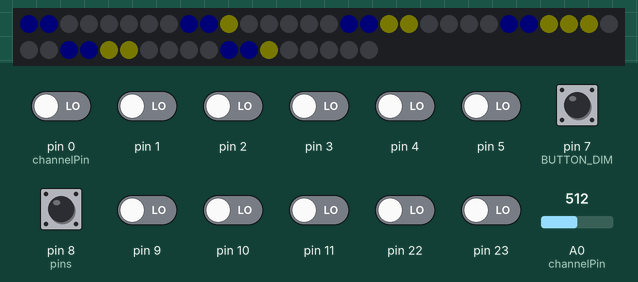
A sketch run on a simulated Arduino Uno, built with avr-gcc and run on an emulated ATmega328P. Shown: 48 RGB LEDs in strip order, left to right, continuing on the next row. The inputs (shaded band) are chosen by the test bench; at power-on: pin 7 (BUTTON_DIM), pin 8 (pins) HIGH, pin 0 (channelPin), pin 1–5, pin 9–11, pin 22, pin 23 LOW, A0 (channelPin) = 512. Dim RGB values are drawn brighter than linear.

Above: at 1.2 s.
1.3 s: A0 (channelPin) set to 628
4.3 s: A0 (channelPin) set to 654
5.8 s: pin 8 (pins) pulled LOW for 0.15 s
At 6.7 s:
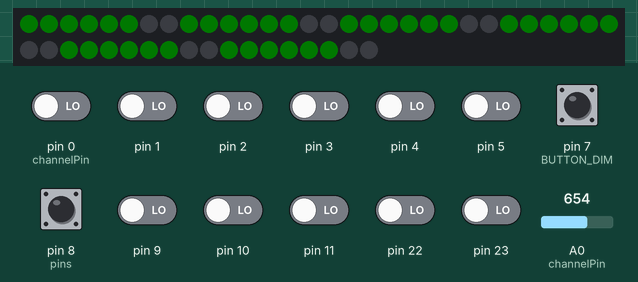
8.9 s: A0 (channelPin) set to 754
11.9 s: A0 (channelPin) set to 783
13.4 s: A0 (channelPin) set to 511
At 14.3 s:
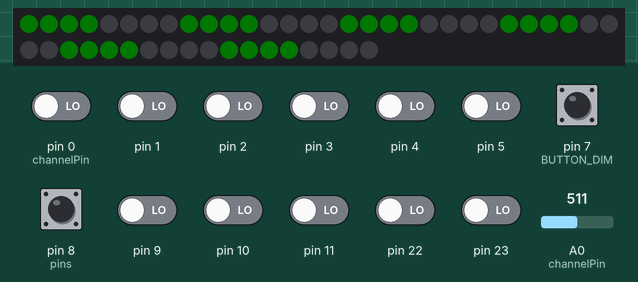
Timing chart, 0 to 16.4 s (numbered marks = the images above; inputs shaded):
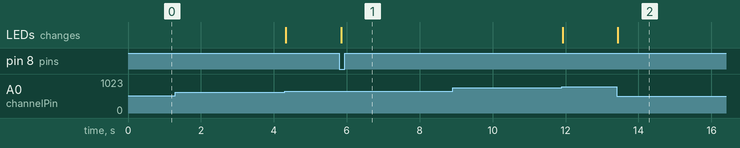

Measured:
- after the input at 1.3 s, every drawn part: stays the same
- after the input at 5.8 s, the LEDs: change at once (image 1)
- after the input at 8.9 s, every drawn part: stays the same
- after the input at 13.4 s, the LEDs: change at once (image 2)

The sketch:

equalizer8.ino
```cpp
#include <util/atomic.h>
#include <Adafruit_NeoPixel.h>
#ifdef __AVR__
#include <avr/power.h>
#endif

Adafruit_NeoPixel pixels = Adafruit_NeoPixel(48, 6, NEO_GRB + NEO_KHZ800);

#define BUTTON_MODE PB0
#define BUTTON_DIM PD7
#define countArr(number) sizeof(number)/sizeof(number[0])

//MSGEQ7 pins
#define channelPin 0
#define strobePin PB4
#define resetPin PB5

uint8_t pressed[] = {0, 0};
uint8_t released[] = {1, 1};
uint32_t millis_pressed[] = {0, 0};
volatile boolean isTurnedON = 1;

uint16_t spectrumLeftValue[7];
uint16_t spectrumRightValue[7];
uint8_t filter = 120;
uint16_t spectrumValue[7];
uint16_t amplitudeBitsLast[7];
uint16_t maxFreq;
uint8_t modeType = 1;
uint16_t speedFall = 80;

uint32_t last_millis[7];
uint32_t last_millis_1 = 0;
uint8_t brightness = 0;

uint32_t colors[8];
boolean setColors = 1;

void setup() {

  //Serial.begin(9600);
  DDRB &= ~(1 << BUTTON_MODE); //BUTTON_MODE INPUT
  PORTB |= (1 << BUTTON_MODE); //BUTTON_MODE INPUT_PULLUP

  DDRD &= ~(1 << BUTTON_DIM); //BUTTON_DIM INPUT
  PORTD |= (1 << BUTTON_DIM); //BUTTON_DIM INPUT_PULLUP

  TCCR1A |= (1 << WGM10) | (1 << WGM11);
  TCCR1B = (1 << CS11) | (1 << CS10) | (1 << WGM12) | (1 << WGM13); // Normal port operation, 64 prescaller, Fast PWM OCRA
  OCR1A = 1250; //200Hz
  TIMSK1 = (1 << TOIE1);

  DDRB |= (1 << strobePin) | (1 << resetPin);

  last_millis_1 = millis();

  MSGEQ7_reset();

  pixels.begin();
  pixels.setBrightness(brightness * 50 + 2);

  uint32_t colors[] = {
    pixels.Color(255, 0, 0),
    pixels.Color(255, 0, 0),
    pixels.Color(255, 0, 0),
    pixels.Color(255, 0, 0),
    pixels.Color(255, 0, 0),
    pixels.Color(255, 0, 0),
    pixels.Color(255, 0, 0),
    pixels.Color(255, 0, 0)
  };
}

void loop() {
  checkSwitchOFF(); //if not released button 1 for more than 3 sec lights turn off

  if (buttonDim()) {
    pressed[0] = 0;
    ++brightness;
    brightness %= 5;
    pixels.setBrightness(brightness * 50 + 2);
  }

  if (buttonMode()) {
    setColors = 1;
    ++modeType %= 2;
    pressed[1] = 0;
  }

  if (setColors) {
    switch (modeType) {
      case 0:
        colors[0] = pixels.Color(0, 255, 0);
        colors[1] = pixels.Color(0, 255, 0);
        colors[2] = pixels.Color(0, 255, 0);
        colors[3] = pixels.Color(0, 255, 0);
        colors[4] = pixels.Color(0, 255, 0);
        colors[5] = pixels.Color(0, 255, 0);
        colors[6] = pixels.Color(0, 255, 0);
        colors[7] = pixels.Color(0, 255, 0);
        break;
      case 1:
        colors[0] = pixels.Color(0, 0, 255);
        colors[1] = pixels.Color(0, 0, 255);
        colors[2] = pixels.Color(255, 255, 0);
        colors[3] = pixels.Color(255, 255, 0);
        colors[4] = pixels.Color(255, 255, 0);
        colors[5] = pixels.Color(255, 0, 0);
        colors[6] = pixels.Color(255, 0, 0);
        colors[7] = pixels.Color(255, 0, 0);
        break;
      default:
        colors[0] = pixels.Color(255, 0, 0);
        colors[1] = pixels.Color(255, 0, 0);
        colors[2] = pixels.Color(255, 0, 0);
        colors[3] = pixels.Color(255, 0, 0);
        colors[4] = pixels.Color(255, 0, 0);
        colors[5] = pixels.Color(255, 0, 0);
        colors[6] = pixels.Color(255, 0, 0);
        colors[7] = pixels.Color(255, 0, 0);
    };
    setColors = 0;
  }

  if (isTurnedON) {
    MSGEQ7_read();

    pixels.clear();
    pixels.show();
    ledLights(spectrumValue, countArr(spectrumValue), modeType);
    pixels.show();
  }
}

void ledLights(uint16_t *spectrumValue, uint8_t sizeSpectrum, uint8_t type) {
  uint8_t amplitudeBits = 0;
  uint8_t max_amplitudeBits = 0;

  //MODE 0 :: lights all leds till amplitude
  if (type == 0) {
    for (int i = 0 ; i < 6; i++) {
      amplitudeBits = floor(spectrumValue[i] / 128) + 1; // 1024 / 8 = 128
      if (spectrumValue[i] < filter) {
        amplitudeBits = 0;
      }
      lightBand(i, amplitudeBits, colors);
    }
  }

  //MODE 1 :: center maxim frequency and distribute the rest
  if (type == 1) {
    max_amplitudeBits = floor(maxFreq / 128) + 1;
    for (int i = 0 ; i < 6; i++) {
      if (maxFreq < filter) {
        max_amplitudeBits = 0;
      }

      //if is center
      if (i == 3) {
        lightBand(i, max_amplitudeBits, colors);
      }
      else if (i < 3) {
        lightBand(i, (
                    (max_amplitudeBits - (3 - i)) > 0
                    ?
                    (max_amplitudeBits - (3 - i))
                    :
                    0
                  ), colors);
      }
      else {
        lightBand(i, (
                    (max_amplitudeBits - (i - 3)) > 0
                    ?
                    (max_amplitudeBits - (i - 3))
                    :
                    0
                  ), colors);
      }
    }
  }
}

void lightBand(uint8_t col, uint8_t amplitude, uint32_t *colors) {
  uint8_t a = 0;

  for (uint8_t i = 8 * col; i < (8 * col + amplitude); i++) {
    pixels.setPixelColor(i, colors[a++]);
  }
}

void MSGEQ7_reset() {
  PORTB &= ~(1 << resetPin);  //init with STROBE and RESET low
  PORTB &= ~(1 << strobePin);

  PORTB |= (1 << resetPin) ; //set RESET high
  PORTB |= (1 << strobePin); //set STROBE high
  delayMicroseconds(18); //delay 18us for STROBE high (see timing diagram)

  PORTB &= ~(1 << strobePin); //set STROBE low
  delayMicroseconds(54); //delay 54us (tss 72us) for STROBE low (see timing diagram)

  PORTB &= ~(1 << resetPin); //set RESET low
  PORTB |= (1 << strobePin); //set STROBE high
  delayMicroseconds(18); //delay 18us for STROBE high (see timing diagram)
}

void MSGEQ7_read() {
  maxFreq = 0;

  for (int8_t i = 0; i <= 6; i++) {
    PORTB &= ~(1 << strobePin); //set STROBE low
    delayMicroseconds(10); // to = 36 us (see timing diagram)
    spectrumValue[i] = analogRead(channelPin);

    if (spectrumValue[i] < filter) {
      spectrumValue[i] = 0;
    }

    if (modeType == 1) { //get maximum value of frequencies
      if (i == 0) {
        maxFreq = spectrumValue[i];
      }
      else if (spectrumValue[i] > maxFreq && i <= 2) {
        maxFreq = spectrumValue[i];
      }
    }

    PORTB |= (1 << strobePin); //set STROBE high
    delayMicroseconds(10); // tss = 72 us (see timing diagram)
  }


}

ISR(TIMER1_OVF_vect) {
  //every 5 ms check for debounce
  debouncePress();
}

void debouncePress() {

  volatile static uint8_t pins[] = {PD7, PB0};
  volatile uint8_t pinb_arr[] = {PIND, PINB};
  volatile static uint8_t isPushed[] = {0, 0};
  volatile static uint8_t lastState[] = {0, 0};
  volatile static uint8_t count[] = {0, 0};

  for (uint8_t i = 0; i < countArr(pins); i++) {

    isPushed[i] = ( ( pinb_arr[i] & (1 << pins[i]) ) == 0);

    //check if button was pressed
    if (isPushed[i] && !lastState[i]) { // if pressed

      count[i]++;

      // if button has not bounce for 4 checks, the button is debounce and considered pressed
      if (count[i] >= 4) {
        lastState[i] = isPushed[i];
        pressed[i] = 1;
        released[i] = 0;
        millis_pressed[i] = millis();
        count[i] = 0;
      }
    }
    else if (!isPushed[i] && lastState[i]) { //if released
      lastState[i] = isPushed[i];
      pressed[i] = 0;
      released[i] = 1;
      count[i] = 0;
    }
  }

}

boolean buttonPressed(uint8_t pin) {
  ATOMIC_BLOCK(ATOMIC_RESTORESTATE) {
    if (pressed[pin]) {
      isTurnedON = 1;
      return true;
    }

    return false;
  }
}

boolean buttonReleased(uint8_t pin) {
  ATOMIC_BLOCK(ATOMIC_RESTORESTATE) {
    if (released[pin]) {
      return true;
    }

    return false;
  }
}

boolean buttonDim() {
  ATOMIC_BLOCK(ATOMIC_RESTORESTATE) {
    if (buttonPressed(0)) {
      return true;
    }

    return false;
  }
}

boolean buttonMode() {
  ATOMIC_BLOCK(ATOMIC_RESTORESTATE) {
    if (buttonPressed(1)) {
      return true;
    }

    return false;
  }
}

boolean checkSwitchOFF() {
  ATOMIC_BLOCK(ATOMIC_RESTORESTATE) {
    if (!buttonReleased(0)) {
      if ((millis() - millis_pressed[0]) >= 1000) {
        isTurnedON = 0;
        pixels.clear();
        pixels.show();
        return true;
      }
    }

    return false;
  }
}
```
